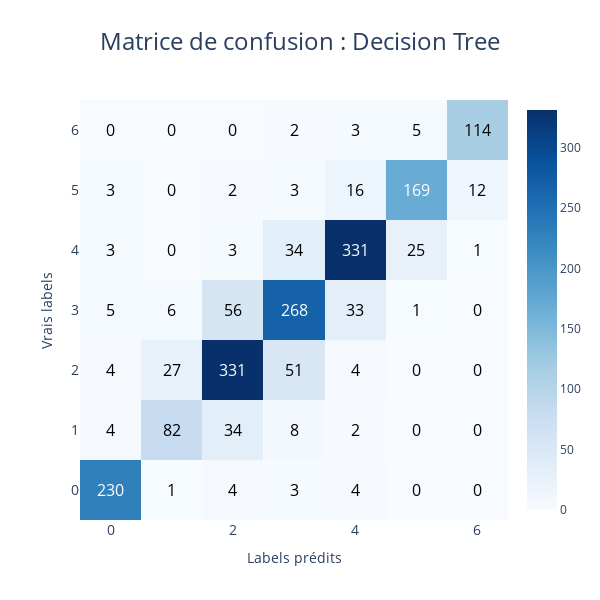

Here is the notebook cell this chart was saved with:
### Code cell
%%time
dtc = DecisionTreeClassifier(criterion='gini', max_depth=20)
dtc.fit(X_train, y_train)
dtc_pred = dtc.predict(X_test)

co2.viz.plot_confusion_matrix(y_test, dtc_pred, classes=dtc.classes_, title=': Decision Tree', save=True, format='png')
co2.styles.display_classification_report(y_test, dtc_pred)

### Figure 1 — Plotly figure (JSON) as saved in the notebook; plotly's stock layout.template omitted (floating-point values rounded to 4 significant figures)
{"data": [{"colorscale": [[0, "rgb(247,251,255)"], [0.125, "rgb(222,235,247)"], [0.25, "rgb(198,219,239)"], [0.375, "rgb(158,202,225)"], [0.5, "rgb(107,174,214)"], [0.625, "rgb(66,146,198)"], [0.75, "rgb(33,113,181)"], [0.875, "rgb(8,81,156)"], [1, "rgb(8,48,107)"]], "type": "heatmap", "x": [0, 1, 2, 3, 4, 5, 6], "y": [0, 1, 2, 3, 4, 5, 6], "z": [[230, 1, 4, 3, 4, 0, 0], [4, 82, 34, 8, 2, 0, 0], [4, 27, 331, 51, 4, 0, 0], [5, 6, 56, 268, 33, 1, 0], [3, 0, 3, 34, 331, 25, 1], [3, 0, 2, 3, 16, 169, 12], [0, 0, 0, 2, 3, 5, 114]]}], "layout": {"annotations": [{"font": {"color": "white", "size": 16}, "showarrow": false, "text": "230", "x": 0, "y": 0}, {"font": {"color": "black", "size": 16}, "showarrow": false, "text": "1", "x": 1, "y": 0}, {"font": {"color": "black", "size": 16}, "showarrow": false, "text": "4", "x": 2, "y": 0}, {"font": {"color": "black", "size": 16}, "showarrow": false, "text": "3", "x": 3, "y": 0}, {"font": {"color": "black", "size": 16}, "showarrow": false, "text": "4", "x": 4, "y": 0}, {"font": {"color": "black", "size": 16}, "showarrow": false, "text": "0", "x": 5, "y": 0}, {"font": {"color": "black", "size": 16}, "showarrow": false, "text": "0", "x": 6, "y": 0}, {"font": {"color": "black", "size": 16}, "showarrow": false, "text": "4", "x": 0, "y": 1}, {"font": {"color": "black", "size": 16}, "showarrow": false, "text": "82", "x": 1, "y": 1}, {"font": {"color": "black", "size": 16}, "showarrow": false, "text": "34", "x": 2, "y": 1}, {"font": {"color": "black", "size": 16}, "showarrow": false, "text": "8", "x": 3, "y": 1}, {"font": {"color": "black", "size": 16}, "showarrow": false, "text": "2", "x": 4, "y": 1}, {"font": {"color": "black", "size": 16}, "showarrow": false, "text": "0", "x": 5, "y": 1}, {"font": {"color": "black", "size": 16}, "showarrow": false, "text": "0", "x": 6, "y": 1}, {"font": {"color": "black", "size": 16}, "showarrow": false, "text": "4", "x": 0, "y": 2}, {"font": {"color": "black", "size": 16}, "showarrow": false, "text": "27", "x": 1, "y": 2}, {"font": {"color": "white", "size": 16}, "showarrow": false, "text": "331", "x": 2, "y": 2}, {"font": {"color": "black", "size": 16}, "showarrow": false, "text": "51", "x": 3, "y": 2}, {"font": {"color": "black", "size": 16}, "showarrow": false, "text": "4", "x": 4, "y": 2}, {"font": {"color": "black", "size": 16}, "showarrow": false, "text": "0", "x": 5, "y": 2}, {"font": {"color": "black", "size": 16}, "showarrow": false, "text": "0", "x": 6, "y": 2}, {"font": {"color": "black", "size": 16}, "showarrow": false, "text": "5", "x": 0, "y": 3}, {"font": {"color": "black", "size": 16}, "showarrow": false, "text": "6", "x": 1, "y": 3}, {"font": {"color": "black", "size": 16}, "showarrow": false, "text": "56", "x": 2, "y": 3}, {"font": {"color": "white", "size": 16}, "showarrow": false, "text": "268", "x": 3, "y": 3}, {"font": {"color": "black", "size": 16}, "showarrow": false, "text": "33", "x": 4, "y": 3}, {"font": {"color": "black", "size": 16}, "showarrow": false, "text": "1", "x": 5, "y": 3}, {"font": {"color": "black", "size": 16}, "showarrow": false, "text": "0", "x": 6, "y": 3}, {"font": {"color": "black", "size": 16}, "showarrow": false, "text": "3", "x": 0, "y": 4}, {"font": {"color": "black", "size": 16}, "showarrow": false, "text": "0", "x": 1, "y": 4}, {"font": {"color": "black", "size": 16}, "showarrow": false, "text": "3", "x": 2, "y": 4}, {"font": {"color": "black", "size": 16}, "showarrow": false, "text": "34", "x": 3, "y": 4}, {"font": {"color": "white", "size": 16}, "showarrow": false, "text": "331", "x": 4, "y": 4}, {"font": {"color": "black", "size": 16}, "showarrow": false, "text": "25", "x": 5, "y": 4}, {"font": {"color": "black", "size": 16}, "showarrow": false, "text": "1", "x": 6, "y": 4}, {"font": {"color": "black", "size": 16}, "showarrow": false, "text": "3", "x": 0, "y": 5}, {"font": {"color": "black", "size": 16}, "showarrow": false, "text": "0", "x": 1, "y": 5}, {"font": {"color": "black", "size": 16}, "showarrow": false, "text": "2", "x": 2, "y": 5}, {"font": {"color": "black", "size": 16}, "showarrow": false, "text": "3", "x": 3, "y": 5}, {"font": {"color": "black", "size": 16}, "showarrow": false, "text": "16", "x": 4, "y": 5}, {"font": {"color": "white", "size": 16}, "showarrow": false, "text": "169", "x": 5, "y": 5}, {"font": {"color": "black", "size": 16}, "showarrow": false, "text": "12", "x": 6, "y": 5}, {"font": {"color": "black", "size": 16}, "showarrow": false, "text": "0", "x": 0, "y": 6}, {"font": {"color": "black", "size": 16}, "showarrow": false, "text": "0", "x": 1, "y": 6}, {"font": {"color": "black", "size": 16}, "showarrow": false, "text": "0", "x": 2, "y": 6}, {"font": {"color": "black", "size": 16}, "showarrow": false, "text": "2", "x": 3, "y": 6}, {"font": {"color": "black", "size": 16}, "showarrow": false, "text": "3", "x": 4, "y": 6}, {"font": {"color": "black", "size": 16}, "showarrow": false, "text": "5", "x": 5, "y": 6}, {"font": {"color": "black", "size": 16}, "showarrow": false, "text": "114", "x": 6, "y": 6}], "autosize": false, "height": 600, "title": {"font": {"size": 24}, "text": "Matrice de confusion : Decision Tree", "x": 0.5}, "width": 600, "xaxis": {"tickfont": {"size": 14}, "title": {"text": "Labels prédits"}}, "yaxis": {"tickfont": {"size": 14}, "title": {"text": "Vrais labels"}}}}
